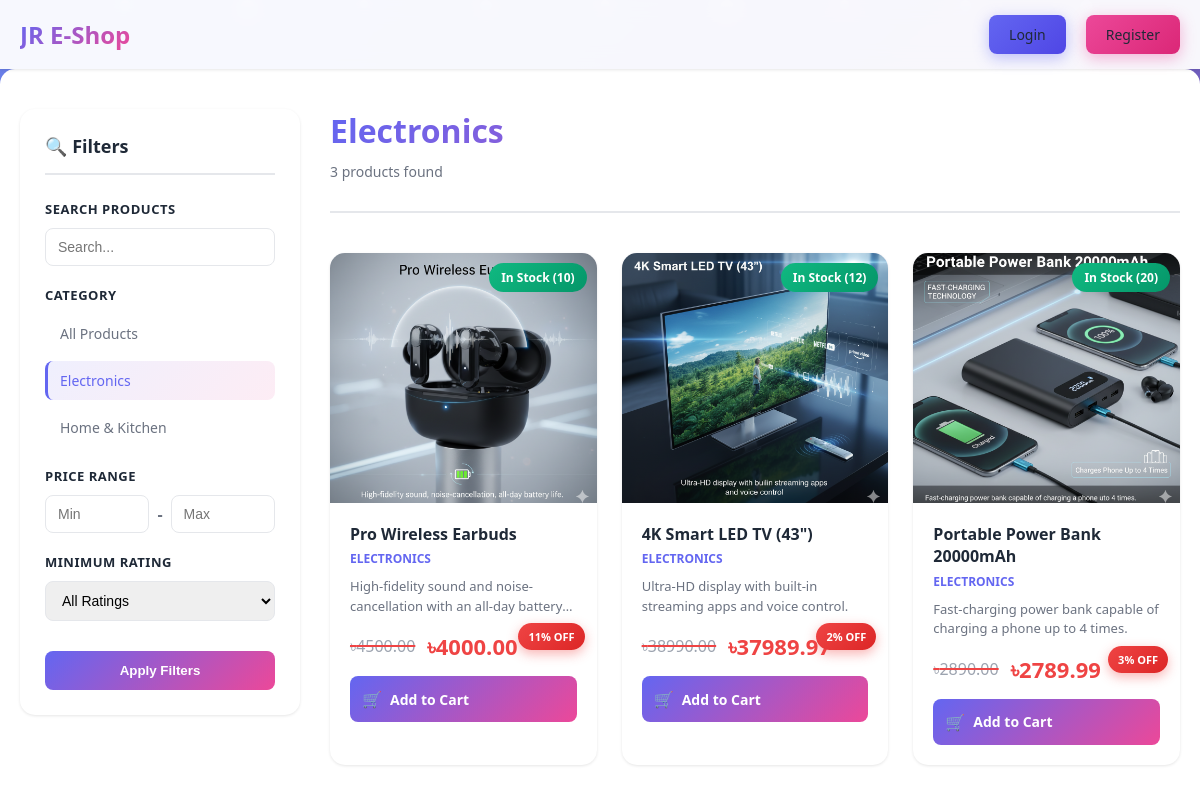
Page /products/category/electronics/ on the committed database.
### JRShop/models.py (models this page shows, shortened)
class Category(models.Model):
    name = models.CharField(max_length=150)
    slug = models.SlugField(max_length=150, unique=True)
    description = models.TextField()
    class Meta:
        verbose_name_plural = 'Categories'
    def __str__(self):
        return self.name

class Product(models.Model):
    name = models.CharField(max_length=150)
    slug = models.SlugField(max_length=150, unique=True)
    category = models.ForeignKey(Category, on_delete=models.CASCADE, related_name='products')
    description = models.TextField()
    price = models.DecimalField(max_digits=10, decimal_places=2, help_text="Original price")
    discount_price = models.DecimalField(max_digits=10, decimal_places=2, null=True, blank=True, help_text="Discounted price (leave blank if no discount)")
    stock = models.PositiveBigIntegerField(default=0)
    available = models.BooleanField(default=True)
    created_at = models.DateTimeField(auto_now_add=True)
    updated_at = models.DateTimeField(auto_now=True)
    image = models.ImageField(upload_to='products/%Y/%m/%d')
    def get_discount_percentage(self):
        if self.discount_price and self.price > 0:
            discount = ((self.price - self.discount_price) / self.price) * 100
            return int(discount)
        return 0
    def has_discount(self):
        return self.discount_price is not None and self.discount_price < self.price

### JRShop/views.py (the view, shortened to what this page needs)
# urls.py: path('products/', views.product_list, name='product_list'),
def product_list(request, category_slug = None):
    category = None
    categories = Category.objects.all()
    products = Product.objects.filter(available=True)
    if category_slug:
        category = get_object_or_404(Category, slug=category_slug)
        print("category .......", category)
        products = products.filter(category = category)
    min_price = products.aggregate(Min('price'))['price__min']
    max_price = products.aggregate(Max('price'))['price__max']
    if request.GET.get('min_price'):
        products = products.filter(price__gte=request.GET.get('min_price'))
    if request.GET.get('max_price'):
        products = products.filter(price__lte=request.GET.get('max_price'))
    if request.GET.get('rating'):
        min_rating = request.GET.get('rating')
        products = products.annotate(avg_rating = Avg('ratings__rating')).filter(avg_rating__gte=min_rating)
    cart_items_count = 0
    if request.user.is_authenticated:
        try:
            cart = Cart.objects.get(user=request.user)
            cart_items_count = cart.items.count()
        except Cart.DoesNotExist:
            cart_items_count = 0
    return render(request, 'JRShop/product_list.html', {
        'category' : category,
        'categories' : categories,
        'products' : products,
        'min_price' : min_price,
        'max_price' : max_price,
        'cart_items_count': cart_items_count
    })

### JRShop/templates/JRShop/product_list.html (shortened to what this page needs)
{% extends 'JRShop/base.html' %}
{% load static %}
{% block extra_css %}
<link rel="stylesheet" href="{% static 'JRShop/css/product_list.css' %}">
{% endblock %}
{% block content %}
<nav class="navbar">
    <div class="navbar-content">
        <a href="{% url 'home' %}" class="navbar-brand">JR E-Shop</a>
        <div class="navbar-menu">
            {% if user.is_authenticated %}
                <a href="{% url 'product_list' %}" class="nav-link active">
                    <span class="nav-icon">🛍️</span>
                    <span>Products</span>
                </a>
                <a href="{% url 'view_cart' %}" class="nav-link cart-link">
                    <span class="nav-icon">🛒</span>
                    <span>Cart</span>
                    {% if cart_items_count %}
                    <span class="cart-badge">{{ cart_items_count }}</span>
                    {% endif %}
                </a>
                <a href="{% url 'profile' %}" class="user-info">
                    <div class="user-avatar">{{ user.username|slice:":1"|upper }}</div>
                    <span>{{ user.username }}</span>
                </a>
            {% else %}
                <a href="{% url 'login' %}" class="btn btn-primary">Login</a>
                <a href="{% url 'register' %}" class="btn btn-secondary">Register</a>
            {% endif %}
        </div>
    </div>
</nav>
<div class="products-container">
    <aside class="filters-sidebar">
        <div class="filters-header">
            <h3>🔍 Filters</h3>
        </div>
        <form method="GET" class="filters-form">
            <div class="filter-group">
                <label class="filter-label">Search Products</label>
                <input
                    type="text"
                    name="search"
                    class="filter-input"
                    placeholder="Search..."
                    value="{{ request.GET.search }}"
                >
            </div>
            <div class="filter-group">
                <label class="filter-label">Category</label>
                <div class="categories-list">
                    <a href="{% url 'product_list' %}" class="category-link {% if not category %}active{% endif %}">
                        All Products
                    </a>
                    {% for cat in categories %}
                    <a href="{% url 'product_list_by_category' cat.slug %}" class="category-link {% if category.id == cat.id %}active{% endif %}">
                        {{ cat.name }}
                    </a>
                    {% endfor %}
                </div>
            </div>
            <div class="filter-group">
                <label class="filter-label">Price Range</label>
                <div class="price-inputs">
                    <input
                        type="number"
                        name="min_price"
                        class="filter-input"
                        placeholder="Min"
                        value="{{ request.GET.min_price }}"
                    >
                    <span class="price-separator">-</span>
                    <input
                        type="number"
                        name="max_price"
                        class="filter-input"
                        placeholder="Max"
                        value="{{ request.GET.max_price }}"
                    >
                </div>
            </div>
            <div class="filter-group">
                <label class="filter-label">Minimum Rating</label>
                <select name="rating" class="filter-input">
                    <option value="">All Ratings</option>
                </select>
            </div>
            <button type="submit" class="filter-btn">Apply Filters</button>
        </form>
    </aside>
    <main class="products-main">
        <div class="products-header">
            <div class="header-content">
                <h1 class="products-title">
                    {% if category %}
                        {{ category.name }}
                    {% else %}
                        All Products
                    {% endif %}
                </h1>
                <p class="products-count">{{ products.count }} products found</p>
            </div>
        </div>
        {% if products %}
        <div class="products-grid">
            {% for product in products %}
            <div class="product-card" data-product-id="{{ product.id }}">
                <div class="product-image-container">
                    {% if product.image %}
                    <img src="{{ product.image.url }}" alt="{{ product.name }}" class="product-image">
                    {% else %}
                    <div class="product-image-placeholder">
                        <svg viewBox="0 0 24 24">
                            <path d="M21 19V5c0-1.1-.9-2-2-2H5c-1.1 0-2 .9-2 2v14c0 1.1.9 2 2 2h14c1.1 0 2-.9 2-2zM8.5 13.5l2.5 3.01L14.5 12l4.5 6H5l3.5-4.5z"/>
                        </svg>
                    </div>
                    {% endif %}
                    <div class="stock-badge {% if product.stock > 0 %}in-stock{% else %}out-of-stock{% endif %}">
                        {% if product.stock > 0 %}
                            In Stock ({{ product.stock }})
                        {% else %}
                            Out of Stock
                        {% endif %}
                    </div>
                </div>
                <div class="product-info">
                    <h3 class="product-name">{{ product.name }}</h3>
                    <p class="product-category">{{ product.category.name }}</p>
                    <p class="product-description">
                        {{ product.description|truncatewords:15 }}
                    </p>
                    <div class="product-price">
                        {% if product.has_discount %}
                            <div class="price-container">
                                <span class="original-price">৳{{ product.price }}</span>
                                <span class="discount-price">৳{{ product.discount_price }}</span>
                            </div>
                            <div class="discount-badge">
                                <span class="discount-percent">{{ product.get_discount_percentage }}% OFF</span>
                            </div>
                        {% else %}
                            <span class="price">৳{{ product.price }}</span>
                        {% endif %}
                    </div>
                    {% if product.stock > 0 %}
                        <a href="{% url 'add_to_cart' product.id %}" class="add-to-cart-btn">
                            <span class="btn-icon">🛒</span>
                            <span class="btn-text">Add to Cart</span>
                        </a>
                    {% else %}
                        <button class="add-to-cart-btn disabled" disabled>
                            <span class="btn-icon">❌</span>
                            <span class="btn-text">Out of Stock</span>
                        </button>
                    {% endif %}
                </div>
            </div>
            {% endfor %}
        </div>
        {% endif %}
    </main>
</div>
{% endblock %}

### JRShop/static/JRShop/css/base.css (style rules this page uses)
* { margin: 0; padding: 0; box-sizing: border-box; }
:root { --primary-color: #6366f1; --primary-dark: #4f46e5; --secondary-color: #ec4899; --success-color: #10b981; --error-color: #ef4444; --text-dark: #1f2937; --text-light: #6b7280; --bg-light: #f9fafb; --bg-white: #ffffff; --shadow: 0 10px 30px rgba(0, 0, 0, 0.1); --shadow-lg: 0 20px 60px rgba(0, 0, 0, 0.15); }
body { font-family: 'Segoe UI', Tahoma, Geneva, Verdana, sans-serif; background: linear-gradient(135deg, #667eea 0%, #764ba2 100%); min-height: 100vh; color: var(--text-dark); position: relative; overflow-x: hidden; }
body::before { content: ''; position: fixed; top: 0; left: 0; width: 100%; height: 100%; background: radial-gradient(circle at 20% 50%, rgba(255, 255, 255, 0.1) 0%, transparent 50%), radial-gradient(circle at 80% 80%, rgba(255, 255, 255, 0.1) 0%, transparent 50%); animation: backgroundMove 20s ease-in-out infinite; z-index: -1; }
.navbar { background: rgba(255, 255, 255, 0.95); backdrop-filter: blur(10px); padding: 15px 0; box-shadow: var(--shadow); position: sticky; top: 0; z-index: 100; animation: slideDown 0.5s ease-out; }
.navbar-content { max-width: 1200px; margin: 0 auto; padding: 0 20px; display: flex; justify-content: space-between; align-items: center; }
.navbar-brand { font-size: 24px; font-weight: bold; background: linear-gradient(135deg, var(--primary-color), var(--secondary-color)); -webkit-background-clip: text; -webkit-text-fill-color: transparent; background-clip: text; text-decoration: none; transition: transform 0.3s ease; }
.navbar-menu { display: flex; gap: 20px; align-items: center; }
.navbar-menu a { text-decoration: none; color: var(--text-dark); font-weight: 500; transition: all 0.3s ease; position: relative; }
.navbar-menu a::after { content: ''; position: absolute; bottom: -5px; left: 0; width: 0; height: 2px; background: var(--primary-color); transition: width 0.3s ease; }
.btn { padding: 10px 20px; border: none; border-radius: 8px; font-size: 14px; font-weight: 600; cursor: pointer; transition: all 0.3s ease; text-decoration: none; display: inline-block; text-align: center; }
.btn-primary { background: linear-gradient(135deg, var(--primary-color), var(--primary-dark)); color: white; box-shadow: 0 4px 15px rgba(99, 102, 241, 0.4); }
.btn-secondary { background: linear-gradient(135deg, var(--secondary-color), #db2777); color: white; box-shadow: 0 4px 15px rgba(236, 72, 153, 0.4); }

### rows in the picture
Category: name "Electronics"
Category: name "Home & Kitchen"
Product: image (picture), stock "10", name "Pro Wireless Earbuds", category.name "ELECTRONICS", description "High-fidelity sound and noise-cancellation with an all-day…", price "4500.00", discount_price "4000.00", get_discount_percentage "11", shows "Add to Cart"
Product: image (picture), stock "12", name "4K Smart LED TV (43\")", category.name "ELECTRONICS", description "Ultra-HD display with built-in streaming apps and voice control.", price "38990.00", discount_price "37989.97", get_discount_percentage "2", shows "Add to Cart"
Product: image (picture), stock "20", name "Portable Power Bank 20000mAh", category.name "ELECTRONICS", description "Fast-charging power bank capable of charging a phone up to 4 times.", price "2890.00", discount_price "2789.99", get_discount_percentage "3", shows "Add to Cart"

### other values in the picture
{{ products.count }} "3"
